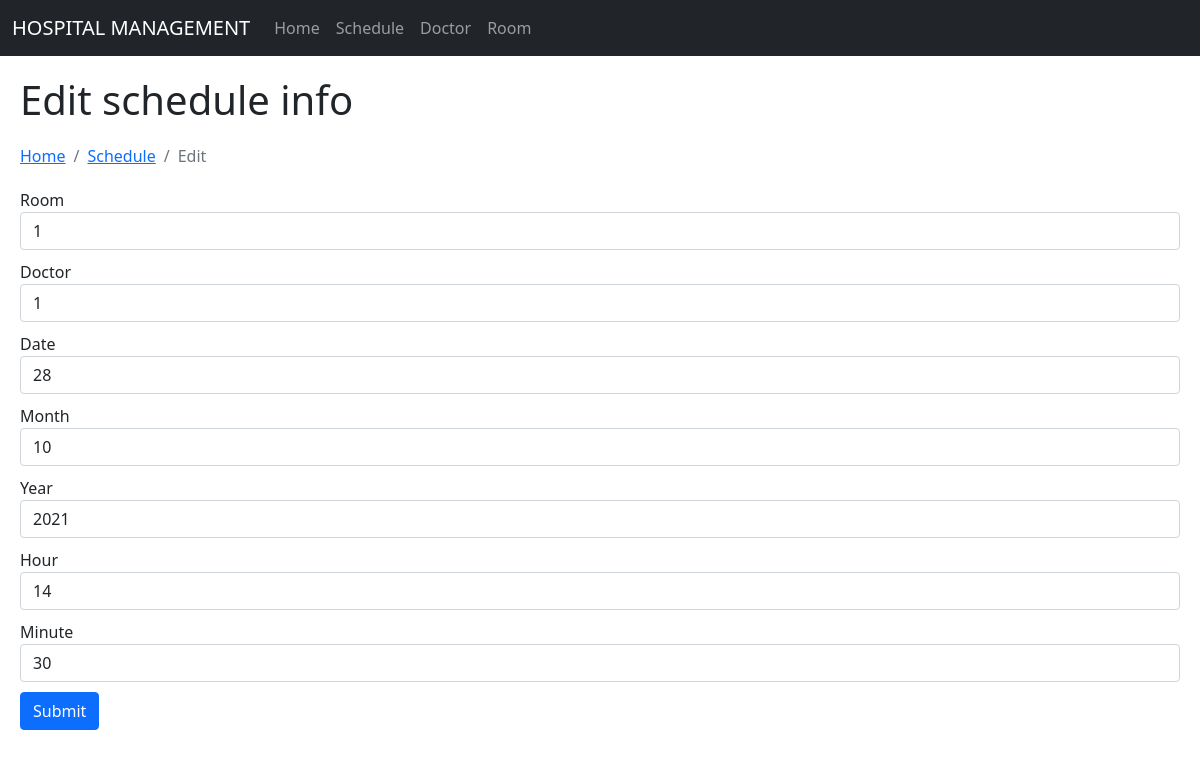
Page /main/edit-schedule.php?id=1 on the committed database.
### tables this page shows
CREATE TABLE schedule(
            id          INTEGER,
            id_room     INTEGER,
            id_doctor   INTEGER,
            date        INTEGER,
            month       INTEGER,
            year        INTEGER,
            hour        INTEGER,
            minute      INTEGER,
            PRIMARY KEY(id),
            FOREIGN KEY(id_room) REFERENCES room(id),
            FOREIGN KEY(id_doctor) REFERENCES doctors(id)
            );

### main/edit-schedule.php (the view, shortened to what this page needs)
<?php
    include('static/config.php');
    $sched_id = intval($_GET['id']);
?>
<html lang="en">
<head>
    <link href="https://cdn.jsdelivr.net/npm/bootstrap@5.1.3/dist/css/bootstrap.min.css" rel="stylesheet">
    <link rel="stylesheet" href="../styles/styles.css">
</head>
<body>
    <div>
        <?php include('static/navbar.php'); ?>
    </div>
    <div class="title">
        <h1>Edit schedule info</h1>
    </div>
    <div class="app">
        <div class="list-title margin">
            <nav aria-label="breadcrumb">
                <ol class="breadcrumb">
                    <li class="breadcrumb-item"><a href="index.php">Home</a></li>
                    <li class="breadcrumb-item"><a href="schedule.php">Schedule</a></li>
                    <li class="breadcrumb-item active" aria-current="page">Edit</li>
                </ol>
            </nav>
        </div>
        <div class="div-body">
<?php
    $sql = mysqli_query($conn, "SELECT * FROM schedule
        JOIN doctors ON schedule.id_doctor = doctors.id
        JOIN room ON schedule.id_room = room.id WHERE schedule.id = '$sched_id';");
    while($data=mysqli_fetch_array($sql)){
?>
        <div>
            <form autocomplete="off" role="form" name="adddoc" method="post" onsubmit="return valid();">
                <div class="form-section">
                    <label for="id_room">Room</label>
                    <input type="text" name="id_room" class="form-control"
                        value="<?php echo htmlentities($data['id_room']);?>" >
                </div>
                <div class="form-section">
                    <label for="id_doctor">Doctor</label>
                    <input type="text" name="id_doctor" class="form-control"
                        value="<?php echo htmlentities($data['id_doctor']);?>" >
                </div>
                <div class="form-section">
                    <label for="date">Date</label>
                    <input type="text" name="date" class="form-control"
                        value="<?php echo htmlentities($data['date']);?>" >
                </div>
                <div class="form-section">
                    <label for="month">Month</label>
                    <input type="text" name="month" class="form-control"
                        value="<?php echo htmlentities($data['month']);?>" >
                </div>
                <div class="form-section">
                    <label for="year">Year</label>
                    <input type="text" name="year" class="form-control"
                        value="<?php echo htmlentities($data['year']);?>" >
                </div>
                <div class="form-section">
                    <label for="hour">Hour</label>
                    <input type="text" name="hour" class="form-control"
                        value="<?php echo htmlentities($data['hour']);?>" >
                </div>
                <div class="form-section">
                    <label for="minute">Minute</label>
                    <input type="text" name="minute" class="form-control"
                        value="<?php echo htmlentities($data['minute']);?>" >
                </div>
                <button type="submit" name="submit" class="btn btn-primary">
                    Submit
                </button>
            </form>
        </div>
<?php }?>
        </div>
    </div>
</body>
</html>

### styles/styles.css (style rules this page uses)
.title { margin: 20px; }
.margin { margin: 20px; }
.form-section { margin-bottom: 10px; }
.div-body { margin: 20px; }

### rows in the picture
schedule: id_room "1", id_doctor "1", date "28", month "10", year "2021", hour "14", minute "30"
